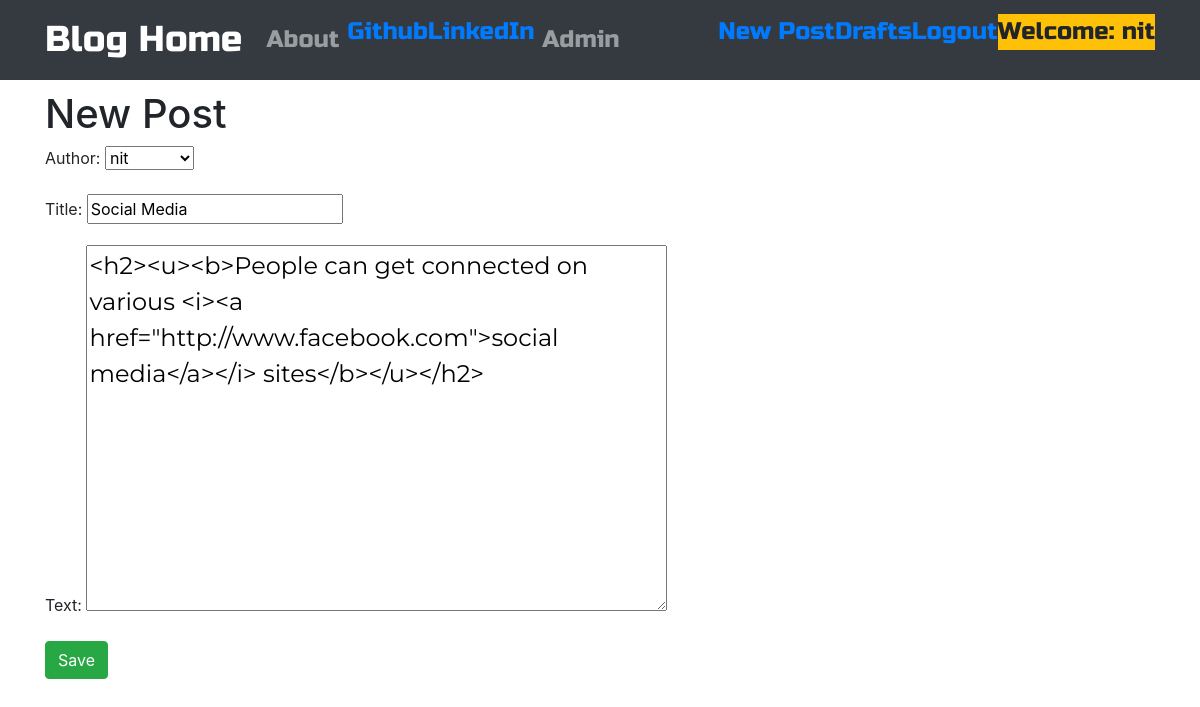
Screenshot of /post/2/edit/ (signed in) with the database file from the repository.
### blog/models.py (models this page shows, shortened)
class Post(models.Model):
    author = models.ForeignKey('auth.User',on_delete=models.CASCADE)
    title = models.CharField(max_length=200)
    text = models.TextField()
    created_date = models.DateTimeField(default=timezone.now)
    published_date = models.DateTimeField(blank=True,null=True)

### blog/views.py (the view)
# urls.py: path('post/<int:pk>/edit/',views.PostUpdateView.as_view(),name='post_edit'),
class PostUpdateView(LoginRequiredMixin,UpdateView):
    login_url = '/login/'
    redirect_field_name = 'blog/post_detail.html'
    form_class = PostForm
    model = Post

### blog/forms.py
class PostForm(forms.ModelForm):
    class Meta():
        model = Post
        fields = ('author','title','text')
        widgets = {
            'title': forms.TextInput(attrs={'class':'textinputclass'}),
            'text': forms.Textarea(attrs={'class':'editable medium-editor-textarea postcontent'}),
        }

### blog/templates/blog/post_form.html (shortened to what this page needs)
{% extends 'blog/base.html' %}
{% block content %}
<h1>New Post</h1>
<form class="post-form" method="POST">
  {{ form.as_p }}
  <button type="submit" class="save btn btn-success">Save</button>
</form>
{% endblock %}

### blog/templates/blog/base.html (shortened to what this page needs)
<!DOCTYPE html>
{% load static %}
<html lang="en" dir="ltr">
  <head>
    <link rel="stylesheet" href="https://cdn.jsdelivr.net/npm/bootstrap@4.6.0/dist/css/bootstrap.min.css">
    <link rel="stylesheet" href="https://use.fontawesome.com/releases/v5.7.0/css/all.css">
    <link rel="stylesheet" href="//cdn.jsdelivr.net/npm/medium-editor@latest/dist/css/medium-editor.min.css"
    type="text/css" media="screen" charset="utf-8">
    <link rel="stylesheet" href={% static 'css/blog.css' %}/>
  </head>
  <body>
    <nav class="loader navbar navbar-expand-lg navbar-dark bg-dark techfont">
      <div class="container">
        <a class="navbar-brand bigbrand" href="{% url 'post_list' %}">Blog Home</a>
        <div class="collapse navbar-collapse" id="bs-example-navbar-collapse-1">
          <div class="navbar-nav">
            <a class="nav-item nav-link" href="{% url 'about' %}">About</a>
            <a href="https://www.github.com">Github</a>
            <a href="https://www.Linkedin.com">LinkedIn</a>
            <a class="nav-item nav-link" href="{% url 'admin:index' %}">Admin</a>
          </div>
        </div>
        <ul class="nav navbar-nav navbar-right">
          {% if user.is_authenticated %}
          <li>
            <a href="{% url 'post_new' %}">New Post</a>
          </li>
          <li>
            <a href="{% url 'post_draft_list' %}">Drafts</a>
          </li>
          <li>
            <a href="{% url 'logout' %}">Logout</a>
          </li>
          <li>
            <a><p class="bg-warning">Welcome: {{ user.username }}</p></a>
          </li>
          {% else %}
            <li>
              <a class='nav navbar-right' href="{% url 'login' %}">
                <span class='fas fa-user-alt fa-2x'></span>
              </a>
            </li>
          {% endif %}
        </ul>
      </div>
    </nav>
    <div class="content container">
      <div class="row">
        <div class="col-md-8">
          <div class="blog_posts">
            {% block content %}{% endblock %}
          </div>
        </div>
      </div>
    </div>
  </body>
</html>

### blog/static/css/blog.css (style rules this page uses)
.techfont { font-family: 'Russo One', sans-serif; font-size: 1.5em; margin-bottom: 10px; }
.postcontent { font-family: 'Montserrat'; font-size: 1.5em; }
.bigbrand { font-size: 1.5em; }
.loader { filter:hue-rotate(0deg); color: linear-gradient(45deg,#0f8,#08f); animation:hue 5000ms infinite linear; }

### rows the page displays
Post: author "nit", title "Social Media", text "<h2><u><b>People can get connected on various <i><a href=\"http://www.facebook.com\">social media</a></i> sites</b></u></h2>"

### other values shown
{{ user.username }} "nit"
